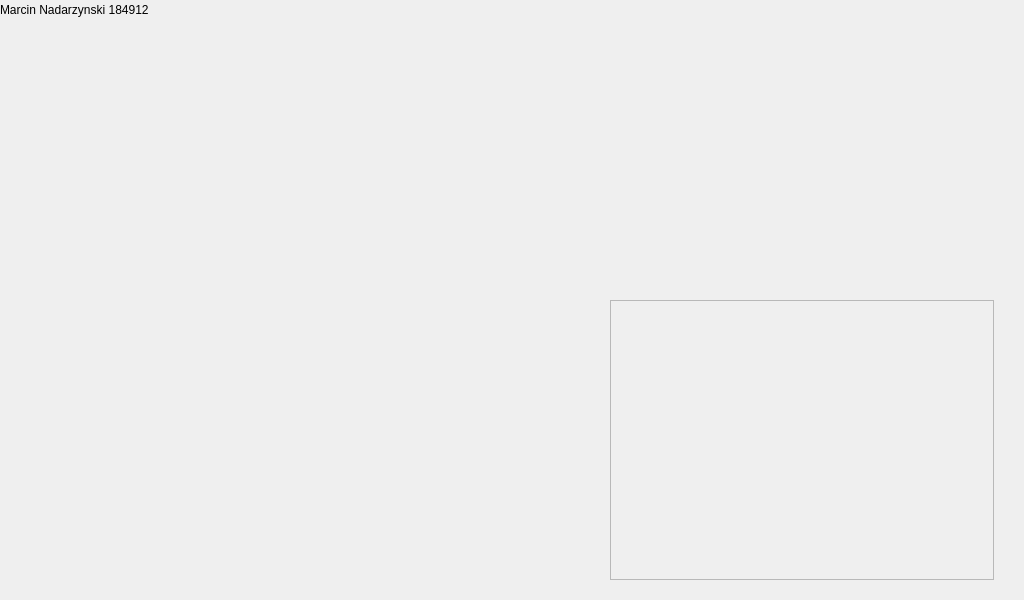
<?xml version="1.0" encoding="UTF-8"?>
<ui version="4.0">
 <class>Game</class>
 <widget class="QWidget" name="Game">
  <property name="geometry">
   <rect>
    <x>0</x>
    <y>0</y>
    <width>1024</width>
    <height>600</height>
   </rect>
  </property>
  <property name="windowTitle">
   <string>Form</string>
  </property>
  <widget class="QWidget" name="game_area" native="true">
   <property name="geometry">
    <rect>
     <x>30</x>
     <y>30</y>
     <width>550</width>
     <height>550</height>
    </rect>
   </property>
  </widget>
  <widget class="QScrollArea" name="scrollArea">
   <property name="geometry">
    <rect>
     <x>610</x>
     <y>300</y>
     <width>384</width>
     <height>280</height>
    </rect>
   </property>
   <property name="widgetResizable">
    <bool>true</bool>
   </property>
   <widget class="QWidget" name="scroll">
    <property name="geometry">
     <rect>
      <x>0</x>
      <y>0</y>
      <width>382</width>
      <height>278</height>
     </rect>
    </property>
    <layout class="QVBoxLayout" name="verticalLayout"/>
   </widget>
  </widget>
  <widget class="QLabel" name="label_5">
   <property name="geometry">
    <rect>
     <x>0</x>
     <y>0</y>
     <width>200</width>
     <height>20</height>
    </rect>
   </property>
   <property name="text">
    <string>Marcin Nadarzynski 184912</string>
   </property>
  </widget>
 </widget>
 <resources/>
 <connections/>
</ui>
